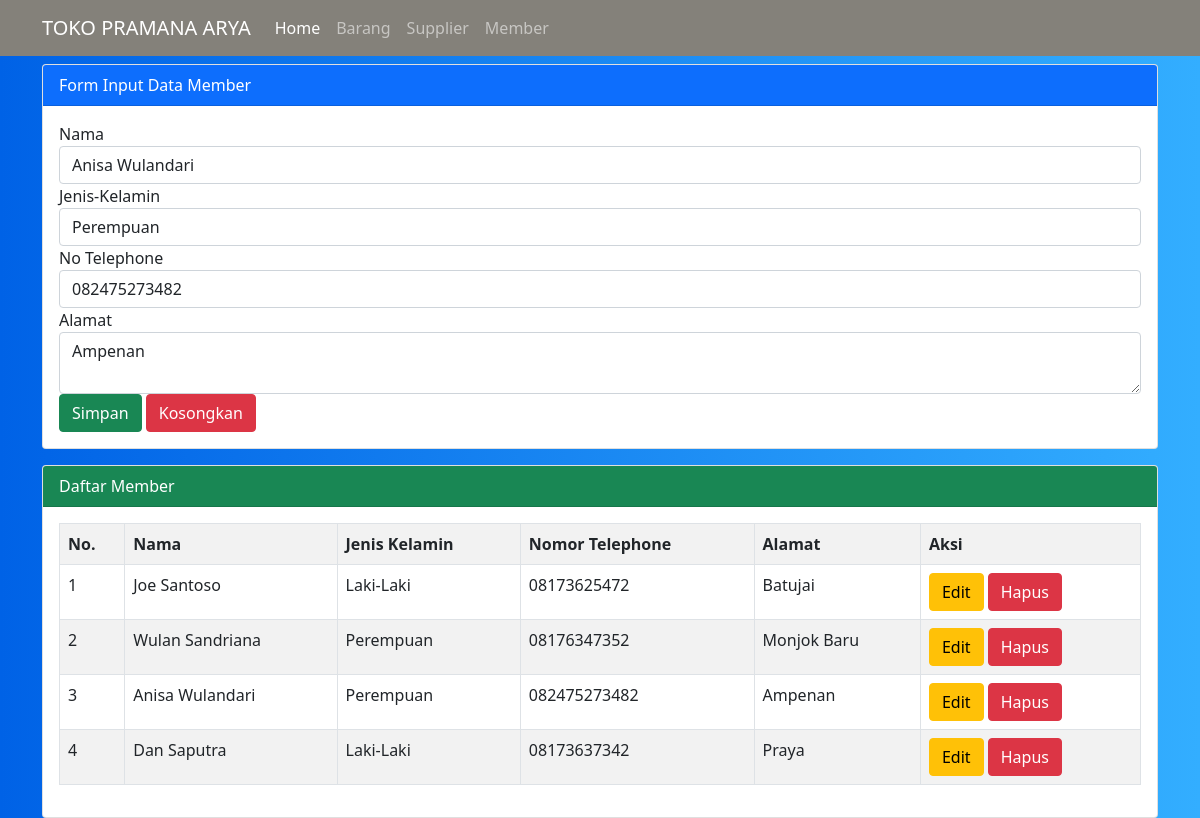
/member.php?hal=edit&id=13, run on the app's committed database.
### tables this page shows
CREATE TABLE `pembeli` (
  `id_pembeli` int(11) NOT NULL,
  `nama_pembeli` varchar(30) NOT NULL,
  `jk` char(9) NOT NULL,
  `no_telp` char(15) NOT NULL,
  `alamat` varchar(100) NOT NULL
);

### member.php (the view, shortened to what this page needs)
<?php
	$server = "localhost";
	$user = "root";
	$pass = "";
	$database = "uas-web";
	$koneksi = mysqli_connect($server, $user, $pass, $database)or die(mysqli_error($koneksi));
	if(isset($_GET['hal']))
	{
		if(@$_GET['hal'] == "edit")
		{
			$tampil = mysqli_query($koneksi, "SELECT * FROM pembeli WHERE id_pembeli = '$_GET[id]' ");
			$data = mysqli_fetch_array($tampil);
			if($data)
			{
				$vnama = $data['nama_pembeli'];
				$vjk = $data['jk'];
				$vtelp = $data['no_telp'];
				$valamat = $data['alamat'];
			}
		}
	}
?>
<!DOCTYPE html>
<html lang="en">
<head>
    <link href="https://cdn.jsdelivr.net/npm/bootstrap@5.0.0-beta1/dist/css/bootstrap.min.css" rel="stylesheet">
</head>
<body style="background: linear-gradient(to right, #0062E6, #33AEFF)">
    <nav class="navbar navbar-expand-lg navbar-dark fixed-top" id="mainnav" style="background-color: #84817a">
      <div class="container">
        <a class="navbar-brand" href="#">TOKO PRAMANA ARYA</a>
        <div class="collapse navbar-collapse" id="navbarNav">
          <ul class="navbar-nav ml-auto">
            <li class="nav-item">
              <a class="nav-link active" aria-current="page" href="home.php">Home</a>
            </li>
            <li class="nav-item">
              <a class="nav-link" href="barang.php">Barang</a>
            </li>
            <li class="nav-item">
              <a class="nav-link" href="supplier.php">Supplier</a>
            </li>
            <li class="nav-item">
              <a class="nav-link" href="member.php">Member</a>
            </li>
          </ul>
        </div>
      </div>
    </nav>
<br><br>
<div class="container">
	<div class="card mt-3">
	  <div class="card-header bg-primary text-white">
	    Form Input Data Member
	  </div>
	  <div class="card-body">
	    <form method="post" action="">
	    	<div class="form-group">
	    		<label>Nama</label>
	    		<input type="text" name="tnama" value="<?=@$vnama?>" class="form-control" placeholder="Input Nama member disini!" required>
	    	</div>
	    	<div class="form-group">
	    		<label>Jenis-Kelamin</label>
	    		<select class="form-control" name="tjk">
	    			<option value="<?=@$vjk?>"><?=@$vjk?></option>
	    		</select>
	    	</div>
	    	<div class="form-group">
	    		<label>No Telephone</label>
	    		<input type="text" name="ttelp" value="<?=@$vtelp?>" class="form-control" placeholder="Input No Telephone member disini!" required>
	    	</div>
	    	<div class="form-group">
	    		<label>Alamat</label>
	    		<textarea class="form-control" name="talamat"  placeholder="Input Alamat member disini!"><?=@$valamat?></textarea>
	    	</div>
	    	<button type="submit" class="btn btn-success" name="bsimpan">Simpan</button>
	    	<button type="reset" class="btn btn-danger" name="breset">Kosongkan</button>
	    </form>
	  </div>
	</div>
	<div class="card mt-3">
	  <div class="card-header bg-success text-white">
	    Daftar Member
	  </div>
	  <div class="card-body">
	    <table class="table table-bordered table-striped">
	    	<tr>
	    		<th>No.</th>
	    		<th>Nama</th>
	    		<th>Jenis Kelamin</th>
	    		<th>Nomor Telephone</th>
	    		<th>Alamat</th>
	    		<th>Aksi</th>
	    	</tr>
	    	<?php
	    		$no = 1;
	    		$tampil = mysqli_query($koneksi, "SELECT * from pembeli order by id_pembeli desc");
	    		while($data = mysqli_fetch_array($tampil)) :
	    	?>
	    	<tr>
	    		<td><?=$no++;?></td>
	    		<td><?=$data['nama_pembeli']?></td>
	    		<td><?=$data['jk']?></td>
	    		<td><?=$data['no_telp']?></td>
	    		<td><?=$data['alamat']?></td>
	    		<td>
	    			<a href="member.php?hal=edit&id=<?=$data['id_pembeli']?>" class="btn btn-warning"> Edit </a>
	    			<a href="member.php?hal=hapus&id=<?=$data['id_pembeli']?>"
	    			   onclick="return confirm('Apakah yakin ingin menghapus data ini?')" class="btn btn-danger"> Hapus </a>
	    		</td>
	    	</tr>
	    <?php endwhile;  ?>
	    </table>
	  </div>
	</div>
</div>
</body>
</html>

### data on the page
pembeli: tnama "Anisa Wulandari", tjk "Perempuan", ttelp "082475273482", talamat "Ampenan", nama_pembeli "Anisa Wulandari", jk "Perempuan", no_telp "082475273482", alamat "Ampenan"
pembeli: nama_pembeli "Joe Santoso", jk "Laki-Laki", no_telp "08173625472", alamat "Batujai"
pembeli: nama_pembeli "Wulan Sandriana", jk "Perempuan", no_telp "08176347352", alamat "Monjok Baru"
pembeli: nama_pembeli "Dan Saputra", jk "Laki-Laki", no_telp "08173637342", alamat "Praya"
